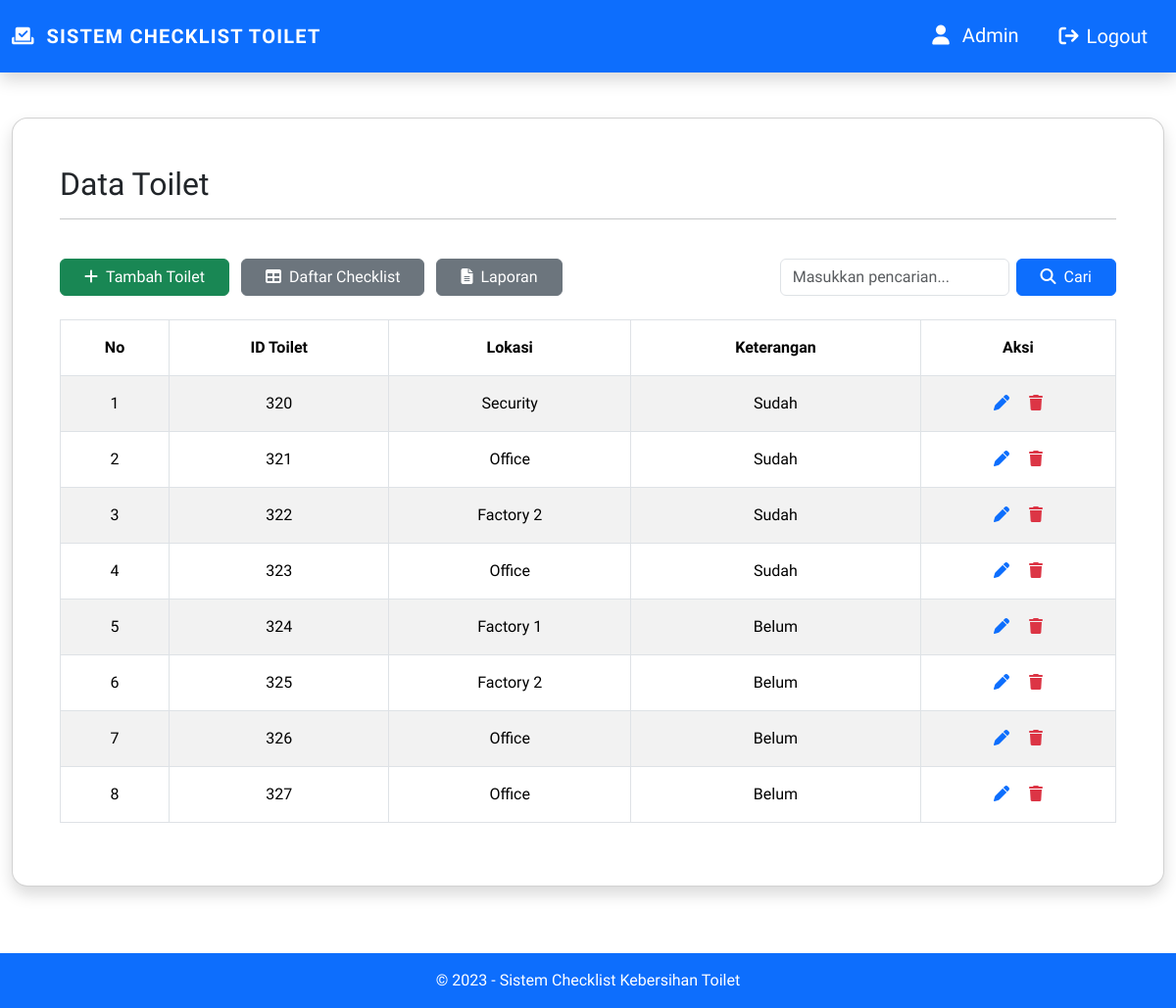
The app's page /data_toilet.php (signed in) with its own data.
### tables this page shows
CREATE TABLE `toilet` (
  `id` int(11) NOT NULL,
  `lokasi` varchar(45) DEFAULT NULL,
  `keterangan` varchar(45) DEFAULT NULL
);

### data_toilet.php (the view, shortened to what this page needs)
<?php
include "login.php";
?>
<!DOCTYPE html>
<html lang="en">
<head>
    <link rel="stylesheet" href="assets/css/style.css">
    <link rel="stylesheet" href="assets/css/mobile_view.css">
    <link href="https://cdn.jsdelivr.net/npm/bootstrap@5.3.2/dist/css/bootstrap.min.css" rel="stylesheet"
>
</head>
<body>
    <div class="container-fluid">
        <nav class="navbar bg-primary fixed-top navbar-expand-lg py-3 shadow">
            <div class="container-fluid">
                <div class="navbar-brand d-inline-block align-text-top">
                    <i class="fa-solid fa-check-to-slot me-2" style="color: #ffffff;"></i>
                    <span class="text-white fw-bold h5" style="letter-spacing: 1.2px;">SISTEM CHECKLIST TOILET</span>
                </div>
                <div class="d-flex justify-content-end">
                    <div class="navbar-brand">
                        <i class="user fa-solid fa-user text-white"></i>
                        <span class="text-white text-capitalize p-2"><?= $_SESSION["username"]; ?></span>
                    </div>
                    <button onclick="logout()" class="btn navbar-brand text-white px-3" style="margin-right: 0px;"><i class="fa-solid fa-arrow-right-from-bracket me-2"></i>Logout</Button>
                </div>
            </div>
        </nav>
        <div class="card mx-auto rounded-4 shadow" style="margin-top: 120px;">
            <div class="card-body p-5">
                <div class="col"><div class="h2 mb-3">Data Toilet</div></div>
                <hr style="margin-top: 0px; margin-bottom: 40px;">
                <div class="row">
                    <div class="col">
                        <button onclick="tambahToilet()" class="btn btn-success px-4 me-2"><i class="fa-solid fa-plus me-2"></i>Tambah Toilet</button>
                        <a href="home.php" class="btn btn-secondary px-4 me-2"><i class="fa-solid fa-table me-2"></i>Daftar Checklist</a>
                        <button onclick="laporanToilet()" class="btn btn-secondary px-4"><i class="fa-solid fa-file-lines me-2"></i>Laporan</button>
                    </div>
                    <div class="col-sm-4">
                        <form method="GET" class="mb-4">
                            <div class="input-group">
                                <input type="text" class="form-control rounded-end me-2" name="keyword" placeholder="Masukkan pencarian...">
                                <button type="submit" class="btn btn-primary rounded-start px-4"><i class="fa-solid fa-magnifying-glass me-2"></i>Cari</button>
                            </div>
                        </form>
                    </div>
                </div>
                <div class="table-responsive">
                    <table class="table table-bordered table-striped table-hover table-fit text-center">
                        <thead>
                            <tr>
                                <th class="py-3">No</th>
                                <th class="py-3">ID Toilet</th>
                                <th class="py-3">Lokasi</th>
                                <th class="py-3">Keterangan</th>
                                <th class="py-3">Aksi</th>
                            </tr>
                        </thead>
                        <tbody>
                            <?php
                            if (isset($_GET['keyword'])) {
                                $keyword = $_GET['keyword'];
                                $query = "SELECT * FROM toilet WHERE id LIKE '%$keyword%' OR lokasi LIKE '%$keyword%' OR keterangan LIKE '%$keyword%'";
                                $result = mysqli_query($conn, $query);
                                echo "<div style='margin-bottom: 16px;'>Hasil pencarian: $keyword</div>";
                            } else {
                                $result = mysqli_query($conn, "SELECT * FROM toilet ORDER BY id ASC");
                            }
                            $no = 1;
                            while ($row = mysqli_fetch_array($result)):
                            ?>
                                <tr>
                                    <td class="py-3"><?= $no++ ?></td>
                                    <td class="py-3"><?= $row['id'] ?></td>
                                    <td class="py-3"><?= $row['lokasi'] ?></td>
                                    <td class="py-3"><?= $row['keterangan'] ?></td>
                                    <td class="py-3">
                                        <a href="ubah_toilet.php?id=<?= $row['id'] ?>"><i class="fa-solid fa-pen btn-primary me-3"></i></a>
                                        <a href="hapus.php?toilet&id=<?= $row['id'] ?>"><i class="fa-solid fa-trash btn-danger"></i></a>
                                    </td>
                                </tr>
                            <?php endwhile; ?>
                        </tbody>
                    </table>
                </div>
            </div>
        </div>
    </div>
    <footer class="bg-primary text-white py-3" style="margin-top: 68px;">
        <div class="container-fluid text-center">
            &copy; <?php echo date('Y'); ?> - Sistem Checklist Kebersihan Toilet
        </div>
    </footer>
</body>
</html>

### assets/css/style.css (style rules this page uses)
* { font-family: "Rethink Sans", sans-serif; scroll-behavior: smooth; }
.container-fluid { max-width: 1250px; }
.btn-danger { color: #DC3545; }

### records on screen
toilet: id "320", lokasi "Security", keterangan "Sudah"
toilet: id "321", lokasi "Office", keterangan "Sudah"
toilet: id "322", lokasi "Factory 2", keterangan "Sudah"
toilet: id "323", lokasi "Office", keterangan "Sudah"
toilet: id "324", lokasi "Factory 1", keterangan "Belum"
toilet: id "325", lokasi "Factory 2", keterangan "Belum"
toilet: id "326", lokasi "Office", keterangan "Belum"
toilet: id "327", lokasi "Office", keterangan "Belum"

### other values on screen
$_SESSION["username"] "Admin"
